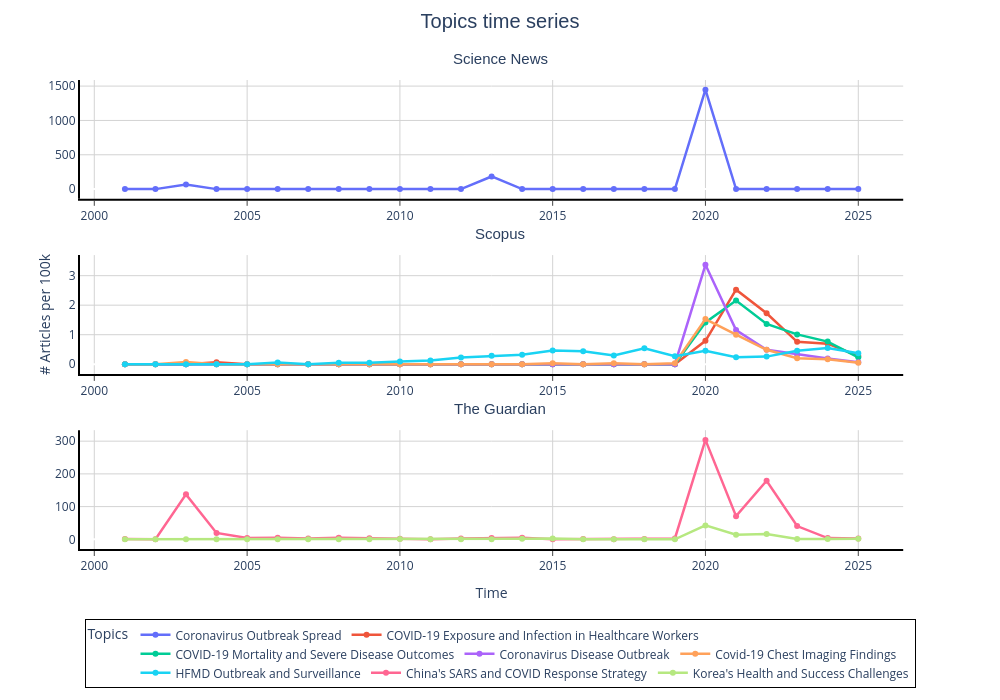

Write notebook code for a chart like this one.
### Code cell
import plotly.express as px
import pandas as pd

models  = list(pd.unique(complete_timeseries_df_analysis["Model"]))

if len(cluster_list) > 1:
    legend_title = "Cluster"
    graph_title = "Cluster time series"
else:
    legend_title = "Topics"
    graph_title= "Topics time series"

fig = px.line(
    complete_timeseries_df_analysis,
    x="timestamp",
    y=how,
    color="Graph_label",
    markers=True,
    line_group="Graph_label",
    facet_row="Model",
    title=graph_title,
    facet_row_spacing=0.12
)


fig.update_layout(
    title={
        'text': graph_title,
        'x': 0.5,
        'y' : 0.98,
        'xanchor': 'center',
        'font': {'size': 20, 'family': 'Arial, sans-serif'}
    },
    legend=dict(
        title=legend_title,
        orientation="h",
        yanchor="top",
        y=-0.15,
        xanchor="center",
        x=0.5,
        bgcolor="rgba(255, 255, 255, 0.8)",
        bordercolor="Black",
        borderwidth=1
    ),
    plot_bgcolor='white',
    paper_bgcolor='white',
    width=1000,
    height=700,
    margin=dict(l=80, r=80, t=80, b=120),
    hovermode='x unified'
)


for r in range(1, len(models) + 1):
    fig.update_xaxes(
        title_text="Time" if r == 1 else None,  
        row=r,
        col=1,
        showgrid=True,
        gridwidth=1,
        gridcolor='lightgray',
        showline=True,
        linewidth=2,
        linecolor='black',
        showticklabels=True,   
        ticks="outside"
    )

for r in range(1, len(models) + 1):
    fig.update_yaxes(
        title_text="# Articles" if r == 2 and how=='occurrence' else '# Articles per 100k' if r == 2 and how=='frequency_per_year' else  None,
        row=r,
        col=1,
        showgrid=True,
        gridwidth=1,
        gridcolor='lightgray',
        showline=True,
        linewidth=2,
        linecolor='black',
    )

for ann in fig.layout.annotations:
    if ann.text.startswith("Model="):
        ann.text = ann.text.replace("Model=", "") 
        ann.x = 0.5                                
        ann.xanchor = "center"
        ann.y += 0.15                              
        ann.yanchor = "bottom"
        ann.font = dict(size=15, family="Arial, sans-serif")
        ann.textangle = 0 


fig.update_yaxes(matches=None)


fig.update_traces(
    line=dict(width=2.5),
    marker=dict(size=6)
)

fig.show()

### Figure 1 — Plotly figure (JSON) as saved in the notebook; plotly's stock layout.template omitted (floating-point values rounded to 4 significant figures)
{"data": [{"hovertemplate": "Graph_label=Coronavirus Outbreak Spread<br>Model=Science News<br>timestamp=%{x}<br>frequency_per_year=%{y}<extra></extra>", "legendgroup": "Coronavirus Outbreak Spread", "line": {"color": "#636efa", "dash": "solid", "width": 2.5}, "marker": {"size": 6, "symbol": "circle"}, "mode": "lines+markers", "name": "Coronavirus Outbreak Spread", "orientation": "v", "showlegend": true, "type": "scatter", "x": ["2001-01-01T00:00:00", "2002-01-01T00:00:00", "2003-01-01T00:00:00", "2004-01-01T00:00:00", "2005-01-01T00:00:00", "2006-01-01T00:00:00", "2007-01-01T00:00:00", "2008-01-01T00:00:00", "2009-01-01T00:00:00", "2010-01-01T00:00:00", "2011-01-01T00:00:00", "2012-01-01T00:00:00", "2013-01-01T00:00:00", "2014-01-01T00:00:00", "2015-01-01T00:00:00", "2016-01-01T00:00:00", "2017-01-01T00:00:00", "2018-01-01T00:00:00", "2019-01-01T00:00:00", "2020-01-01T00:00:00", "2021-01-01T00:00:00", "2022-01-01T00:00:00", "2023-01-01T00:00:00", "2024-01-01T00:00:00", "2025-01-01T00:00:00"], "xaxis": "x3", "y": [0.0, 0.0, 65.57, 0.0, 0.0, 0.0, 0.0, 0.0, 0.0, 0.0, 0.0, 0.0, 184.2, 0.0, 0.0, 0.0, 0.0, 0.0, 0.0, 1448.0, 0.0, 0.0, 0.0, 0.0, 0.0], "yaxis": "y3"}, {"hovertemplate": "Graph_label=COVID-19 Exposure and Infection in Healthcare Workers<br>Model=Scopus<br>timestamp=%{x}<br>frequency_per_year=%{y}<extra></extra>", "legendgroup": "COVID-19 Exposure and Infection in Healthcare Workers", "line": {"color": "#EF553B", "dash": "solid", "width": 2.5}, "marker": {"size": 6, "symbol": "circle"}, "mode": "lines+markers", "name": "COVID-19 Exposure and Infection in Healthcare Workers", "orientation": "v", "showlegend": true, "type": "scatter", "x": ["2001-01-01T00:00:00", "2002-01-01T00:00:00", "2003-01-01T00:00:00", "2004-01-01T00:00:00", "2005-01-01T00:00:00", "2006-01-01T00:00:00", "2007-01-01T00:00:00", "2008-01-01T00:00:00", "2009-01-01T00:00:00", "2010-01-01T00:00:00", "2011-01-01T00:00:00", "2012-01-01T00:00:00", "2013-01-01T00:00:00", "2014-01-01T00:00:00", "2015-01-01T00:00:00", "2016-01-01T00:00:00", "2017-01-01T00:00:00", "2018-01-01T00:00:00", "2019-01-01T00:00:00", "2020-01-01T00:00:00", "2021-01-01T00:00:00", "2022-01-01T00:00:00", "2023-01-01T00:00:00", "2024-01-01T00:00:00", "2025-01-01T00:00:00"], "xaxis": "x2", "y": [0.0, 0.0, 0.0, 0.06647, 0.0, 0.0, 0.0, 0.0, 0.0, 0.0, 0.0, 0.0, 0.0, 0.0, 0.0, 0.0, 0.0, 0.0, 0.0, 0.7926, 2.527, 1.727, 0.7574, 0.695, 0.2788], "yaxis": "y2"}, {"hovertemplate": "Graph_label=COVID-19 Mortality and Severe Disease Outcomes<br>Model=Scopus<br>timestamp=%{x}<br>frequency_per_year=%{y}<extra></extra>", "legendgroup": "COVID-19 Mortality and Severe Disease Outcomes", "line": {"color": "#00cc96", "dash": "solid", "width": 2.5}, "marker": {"size": 6, "symbol": "circle"}, "mode": "lines+markers", "name": "COVID-19 Mortality and Severe Disease Outcomes", "orientation": "v", "showlegend": true, "type": "scatter", "x": ["2001-01-01T00:00:00", "2002-01-01T00:00:00", "2003-01-01T00:00:00", "2004-01-01T00:00:00", "2005-01-01T00:00:00", "2006-01-01T00:00:00", "2007-01-01T00:00:00", "2008-01-01T00:00:00", "2009-01-01T00:00:00", "2010-01-01T00:00:00", "2011-01-01T00:00:00", "2012-01-01T00:00:00", "2013-01-01T00:00:00", "2014-01-01T00:00:00", "2015-01-01T00:00:00", "2016-01-01T00:00:00", "2017-01-01T00:00:00", "2018-01-01T00:00:00", "2019-01-01T00:00:00", "2020-01-01T00:00:00", "2021-01-01T00:00:00", "2022-01-01T00:00:00", "2023-01-01T00:00:00", "2024-01-01T00:00:00", "2025-01-01T00:00:00"], "xaxis": "x2", "y": [0.0, 0.0, 0.0, 0.0, 0.0, 0.0, 0.0, 0.0, 0.0, 0.0, 0.0, 0.0, 0.0, 0.0, 0.0, 0.0, 0.0, 0.0, 0.0, 1.415, 2.158, 1.366, 1.01, 0.7668, 0.2323], "yaxis": "y2"}, {"hovertemplate": "Graph_label=Coronavirus Disease Outbreak<br>Model=Scopus<br>timestamp=%{x}<br>frequency_per_year=%{y}<extra></extra>", "legendgroup": "Coronavirus Disease Outbreak", "line": {"color": "#ab63fa", "dash": "solid", "width": 2.5}, "marker": {"size": 6, "symbol": "circle"}, "mode": "lines+markers", "name": "Coronavirus Disease Outbreak", "orientation": "v", "showlegend": true, "type": "scatter", "x": ["2001-01-01T00:00:00", "2002-01-01T00:00:00", "2003-01-01T00:00:00", "2004-01-01T00:00:00", "2005-01-01T00:00:00", "2006-01-01T00:00:00", "2007-01-01T00:00:00", "2008-01-01T00:00:00", "2009-01-01T00:00:00", "2010-01-01T00:00:00", "2011-01-01T00:00:00", "2012-01-01T00:00:00", "2013-01-01T00:00:00", "2014-01-01T00:00:00", "2015-01-01T00:00:00", "2016-01-01T00:00:00", "2017-01-01T00:00:00", "2018-01-01T00:00:00", "2019-01-01T00:00:00", "2020-01-01T00:00:00", "2021-01-01T00:00:00", "2022-01-01T00:00:00", "2023-01-01T00:00:00", "2024-01-01T00:00:00", "2025-01-01T00:00:00"], "xaxis": "x2", "y": [0.0, 0.0, 0.0, 0.0, 0.0, 0.0, 0.0, 0.0, 0.0, 0.0, 0.0, 0.0, 0.0, 0.0, 0.0, 0.0, 0.0, 0.0, 0.0, 3.369, 1.158, 0.4897, 0.3282, 0.1917, 0.06969], "yaxis": "y2"}, {"hovertemplate": "Graph_label=Covid-19 Chest Imaging Findings<br>Model=Scopus<br>timestamp=%{x}<br>frequency_per_year=%{y}<extra></extra>", "legendgroup": "Covid-19 Chest Imaging Findings", "line": {"color": "#FFA15A", "dash": "solid", "width": 2.5}, "marker": {"size": 6, "symbol": "circle"}, "mode": "lines+markers", "name": "Covid-19 Chest Imaging Findings", "orientation": "v", "showlegend": true, "type": "scatter", "x": ["2001-01-01T00:00:00", "2002-01-01T00:00:00", "2003-01-01T00:00:00", "2004-01-01T00:00:00", "2005-01-01T00:00:00", "2006-01-01T00:00:00", "2007-01-01T00:00:00", "2008-01-01T00:00:00", "2009-01-01T00:00:00", "2010-01-01T00:00:00", "2011-01-01T00:00:00", "2012-01-01T00:00:00", "2013-01-01T00:00:00", "2014-01-01T00:00:00", "2015-01-01T00:00:00", "2016-01-01T00:00:00", "2017-01-01T00:00:00", "2018-01-01T00:00:00", "2019-01-01T00:00:00", "2020-01-01T00:00:00", "2021-01-01T00:00:00", "2022-01-01T00:00:00", "2023-01-01T00:00:00", "2024-01-01T00:00:00", "2025-01-01T00:00:00"], "xaxis": "x2", "y": [0.0, 0.0, 0.07111, 0.0, 0.0, 0.0, 0.0, 0.0, 0.0, 0.0, 0.0, 0.0, 0.0, 0.0, 0.03544, 0.0, 0.03253, 0.0, 0.02993, 1.529, 1.0, 0.4897, 0.202, 0.1677, 0.04646], "yaxis": "y2"}, {"hovertemplate": "Graph_label=HFMD Outbreak and Surveillance<br>Model=Scopus<br>timestamp=%{x}<br>frequency_per_year=%{y}<extra></extra>", "legendgroup": "HFMD Outbreak and Surveillance", "line": {"color": "#19d3f3", "dash": "solid", "width": 2.5}, "marker": {"size": 6, "symbol": "circle"}, "mode": "lines+markers", "name": "HFMD Outbreak and Surveillance", "orientation": "v", "showlegend": true, "type": "scatter", "x": ["2001-01-01T00:00:00", "2002-01-01T00:00:00", "2003-01-01T00:00:00", "2004-01-01T00:00:00", "2005-01-01T00:00:00", "2006-01-01T00:00:00", "2007-01-01T00:00:00", "2008-01-01T00:00:00", "2009-01-01T00:00:00", "2010-01-01T00:00:00", "2011-01-01T00:00:00", "2012-01-01T00:00:00", "2013-01-01T00:00:00", "2014-01-01T00:00:00", "2015-01-01T00:00:00", "2016-01-01T00:00:00", "2017-01-01T00:00:00", "2018-01-01T00:00:00", "2019-01-01T00:00:00", "2020-01-01T00:00:00", "2021-01-01T00:00:00", "2022-01-01T00:00:00", "2023-01-01T00:00:00", "2024-01-01T00:00:00", "2025-01-01T00:00:00"], "xaxis": "x2", "y": [0.0, 0.0, 0.0, 0.0, 0.0, 0.05484, 0.0, 0.04926, 0.04706, 0.08876, 0.1231, 0.2303, 0.2879, 0.3223, 0.4608, 0.4414, 0.2928, 0.5369, 0.2694, 0.4529, 0.2369, 0.2577, 0.4544, 0.5512, 0.3717], "yaxis": "y2"}, {"hovertemplate": "Graph_label=China's SARS and COVID Response Strategy<br>Model=The Guardian<br>timestamp=%{x}<br>frequency_per_year=%{y}<extra></extra>", "legendgroup": "China's SARS and COVID Response Strategy", "line": {"color": "#FF6692", "dash": "solid", "width": 2.5}, "marker": {"size": 6, "symbol": "circle"}, "mode": "lines+markers", "name": "China's SARS and COVID Response Strategy", "orientation": "v", "showlegend": true, "type": "scatter", "x": ["2001-01-01T00:00:00", "2002-01-01T00:00:00", "2003-01-01T00:00:00", "2004-01-01T00:00:00", "2005-01-01T00:00:00", "2006-01-01T00:00:00", "2007-01-01T00:00:00", "2008-01-01T00:00:00", "2009-01-01T00:00:00", "2010-01-01T00:00:00", "2011-01-01T00:00:00", "2012-01-01T00:00:00", "2013-01-01T00:00:00", "2014-01-01T00:00:00", "2015-01-01T00:00:00", "2016-01-01T00:00:00", "2017-01-01T00:00:00", "2018-01-01T00:00:00", "2019-01-01T00:00:00", "2020-01-01T00:00:00", "2021-01-01T00:00:00", "2022-01-01T00:00:00", "2023-01-01T00:00:00", "2024-01-01T00:00:00", "2025-01-01T00:00:00"], "xaxis": "x", "y": [1.184, 0.0, 137.4, 19.41, 4.002, 4.613, 2.384, 4.858, 3.281, 1.836, 0.0, 2.481, 3.982, 4.852, 0.0, 0.9017, 0.0, 1.238, 2.499, 303.9, 70.67, 179.0, 40.48, 3.83, 2.775], "yaxis": "y"}, {"hovertemplate": "Graph_label=Korea's Health and Success Challenges<br>Model=The Guardian<br>timestamp=%{x}<br>frequency_per_year=%{y}<extra></extra>", "legendgroup": "Korea's Health and Success Challenges", "line": {"color": "#B6E880", "dash": "solid", "width": 2.5}, "marker": {"size": 6, "symbol": "circle"}, "mode": "lines+markers", "name": "Korea's Health and Success Challenges", "orientation": "v", "showlegend": true, "type": "scatter", "x": ["2001-01-01T00:00:00", "2002-01-01T00:00:00", "2003-01-01T00:00:00", "2004-01-01T00:00:00", "2005-01-01T00:00:00", "2006-01-01T00:00:00", "2007-01-01T00:00:00", "2008-01-01T00:00:00", "2009-01-01T00:00:00", "2010-01-01T00:00:00", "2011-01-01T00:00:00", "2012-01-01T00:00:00", "2013-01-01T00:00:00", "2014-01-01T00:00:00", "2015-01-01T00:00:00", "2016-01-01T00:00:00", "2017-01-01T00:00:00", "2018-01-01T00:00:00", "2019-01-01T00:00:00", "2020-01-01T00:00:00", "2021-01-01T00:00:00", "2022-01-01T00:00:00", "2023-01-01T00:00:00", "2024-01-01T00:00:00", "2025-01-01T00:00:00"], "xaxis": "x", "y": [0.0, 0.0, 0.0, 0.0, 0.0, 0.0, 0.0, 0.0, 0.0, 0.9182, 0.0, 0.0, 0.0, 1.617, 2.505, 0.0, 0.0, 0.0, 0.0, 42.52, 14.13, 16.28, 1.265, 1.277, 1.387], "yaxis": "y"}], "layout": {"annotations": [{"font": {"family": "Arial, sans-serif", "size": 15}, "showarrow": false, "text": "The Guardian", "textangle": 0, "x": 0.5, "xanchor": "center", "xref": "paper", "y": 0.2767, "yanchor": "bottom", "yref": "paper"}, {"font": {"family": "Arial, sans-serif", "size": 15}, "showarrow": false, "text": "Scopus", "textangle": 0, "x": 0.5, "xanchor": "center", "xref": "paper", "y": 0.65, "yanchor": "bottom", "yref": "paper"}, {"font": {"family": "Arial, sans-serif", "size": 15}, "showarrow": false, "text": "Science News", "textangle": 0, "x": 0.5, "xanchor": "center", "xref": "paper", "y": 1.023, "yanchor": "bottom", "yref": "paper"}], "height": 700, "hovermode": "x unified", "legend": {"bgcolor": "rgba(255, 255, 255, 0.8)", "bordercolor": "Black", "borderwidth": 1, "orientation": "h", "title": {"text": "Topics"}, "tracegroupgap": 0, "x": 0.5, "xanchor": "center", "y": -0.15, "yanchor": "top"}, "margin": {"b": 120, "l": 80, "r": 80, "t": 80}, "paper_bgcolor": "white", "plot_bgcolor": "white", "title": {"font": {"family": "Arial, sans-serif", "size": 20}, "text": "Topics time series", "x": 0.5, "xanchor": "center", "y": 0.98}, "width": 1000, "xaxis": {"anchor": "y", "domain": [0, 0.98], "gridcolor": "lightgray", "gridwidth": 1, "linecolor": "black", "linewidth": 2, "showgrid": true, "showline": true, "showticklabels": true, "ticks": "outside", "title": {"text": "Time"}}, "xaxis2": {"anchor": "y2", "domain": [0, 0.98], "gridcolor": "lightgray", "gridwidth": 1, "linecolor": "black", "linewidth": 2, "matches": "x", "showgrid": true, "showline": true, "showticklabels": true, "ticks": "outside"}, "xaxis3": {"anchor": "y3", "domain": [0, 0.98], "gridcolor": "lightgray", "gridwidth": 1, "linecolor": "black", "linewidth": 2, "matches": "x", "showgrid": true, "showline": true, "showticklabels": true, "ticks": "outside"}, "yaxis": {"anchor": "x", "domain": [0, 0.2533], "gridcolor": "lightgray", "gridwidth": 1, "linecolor": "black", "linewidth": 2, "showgrid": true, "showline": true, "title": {}}, "yaxis2": {"anchor": "x2", "domain": [0.3733, 0.6267], "gridcolor": "lightgray", "gridwidth": 1, "linecolor": "black", "linewidth": 2, "showgrid": true, "showline": true, "title": {"text": "# Articles per 100k"}}, "yaxis3": {"anchor": "x3", "domain": [0.7467, 1.0], "gridcolor": "lightgray", "gridwidth": 1, "linecolor": "black", "linewidth": 2, "showgrid": true, "showline": true, "title": {}}}}
